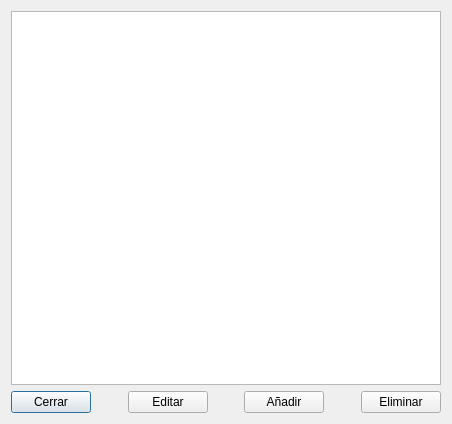
<?xml version="1.0" encoding="UTF-8"?>
<ui version="4.0">
 <class>frm_table_view</class>
 <widget class="QDialog" name="frm_table_view">
  <property name="geometry">
   <rect>
    <x>0</x>
    <y>0</y>
    <width>452</width>
    <height>424</height>
   </rect>
  </property>
  <property name="windowTitle">
   <string>Dialog</string>
  </property>
  <layout class="QGridLayout" name="gridLayout">
   <item row="0" column="0" rowspan="2" colspan="2">
    <layout class="QVBoxLayout" name="verticalLayout">
     <item>
      <widget class="QTableView" name="table_view"/>
     </item>
     <item>
      <layout class="QHBoxLayout" name="horizontalLayout">
       <item>
        <widget class="QPushButton" name="btn_close">
         <property name="text">
          <string>Cerrar</string>
         </property>
        </widget>
       </item>
       <item>
        <spacer name="horizontalSpacer_4">
         <property name="orientation">
          <enum>Qt::Orientation::Horizontal</enum>
         </property>
         <property name="sizeHint" stdset="0">
          <size>
           <width>40</width>
           <height>20</height>
          </size>
         </property>
        </spacer>
       </item>
       <item>
        <widget class="QPushButton" name="btn_edit">
         <property name="text">
          <string>Editar</string>
         </property>
        </widget>
       </item>
       <item>
        <spacer name="horizontalSpacer">
         <property name="orientation">
          <enum>Qt::Orientation::Horizontal</enum>
         </property>
         <property name="sizeHint" stdset="0">
          <size>
           <width>40</width>
           <height>20</height>
          </size>
         </property>
        </spacer>
       </item>
       <item>
        <widget class="QPushButton" name="btn_add">
         <property name="text">
          <string>Añadir</string>
         </property>
        </widget>
       </item>
       <item>
        <spacer name="horizontalSpacer_5">
         <property name="orientation">
          <enum>Qt::Orientation::Horizontal</enum>
         </property>
         <property name="sizeHint" stdset="0">
          <size>
           <width>40</width>
           <height>20</height>
          </size>
         </property>
        </spacer>
       </item>
       <item>
        <widget class="QPushButton" name="btn_delete">
         <property name="text">
          <string>Eliminar</string>
         </property>
        </widget>
       </item>
      </layout>
     </item>
    </layout>
   </item>
  </layout>
 </widget>
 <resources/>
 <connections/>
</ui>
